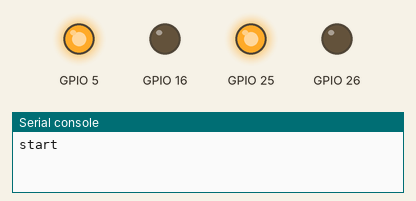
Simulated run of this program. Board: ESP32 board running MicroPython. Parts: output pins drawn as LEDs (lit = HIGH), the last lines printed to the serial console. At 3.0 s the program stops and its outputs stay as they are.

Above: at 0.1 s.
At 1.1 s:
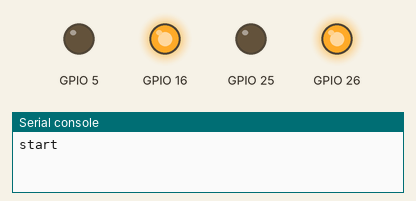
At 2.1 s:
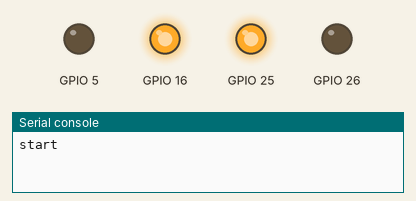
At 2.6 s:
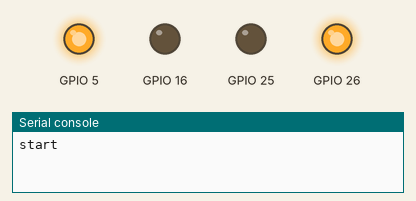
At 3.1 s:
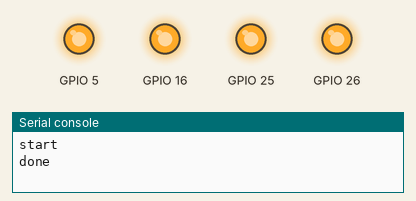
Timing chart, 0 to 4.5 s (numbered marks = the images above):
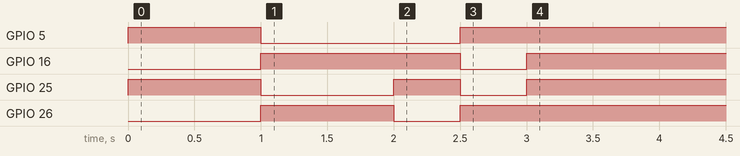

The program:

hero.py
```python
from machine import Pin, PWM
from time import sleep

class motor:
   def __init__( self, p1n, p2n, f = 2000 ):
       self.p1n = p1n
       self.p2n = p2n
       self.f = f
       self.p1 = Pin( p1n, Pin.OUT )
       self.p2 = Pin( p2n, Pin.OUT )
       self.set( 0 )

   def set( self, v ):
       if v == 0 :
           self.p1.value( 1 )
           self.p2.value( 1 )
       elif v > 0:
           self.p1.value( 1 )
           self.p2.value( 0 )
       else:
           self.p1.value( 0 )
           self.p2.value( 1 )

class hero:
   def __init__( self ):
      self.m1 = motor( 25, 26 )
      self.m2 = motor( 5, 16 )

   def motors( self, m1, m2,  ):
       self.m1.set( m1 )
       self.m2.set( m2 )

   def forward( self, t ):
       self.motors( 1, 1 )
       sleep( t )
       self.motors( 0, 0 )

   def backward( self, t ):
       self.motors( -1, -1 )
       sleep( t )
       self.motors( 0, 0 )

   def turn_left( self ):
       self.motors( -1, 1 )
       sleep( 0.5 )
       self.motors( 0, 0 )

   def turn_right( self ):
       self.motors( 1, -1 )
       sleep( 0.5 )
       self.motors( 0, 0 )

def test():
   h = hero()
   print( "start" )
   h.forward( 1.0 )
   h.backward( 1.0 )
   h.turn_right()
   h.turn_left()
   print( "done" )

test()       
```

Measured:
- by itself, GPIO 5: LOW → HIGH at 0.00 s, → LOW 1.0 s later, → HIGH 1.5 s later
- by itself, GPIO 16: LOW → HIGH at 1.0 s, → LOW 1.5 s later, → HIGH 0.50 s later
- by itself, GPIO 25: goes HIGH 1.0 s, LOW 1.0 s, HIGH 0.50 s, LOW 0.50 s, then HIGH
- by itself, GPIO 26: LOW → HIGH at 1.0 s, → LOW 1.0 s later, → HIGH 0.50 s later
